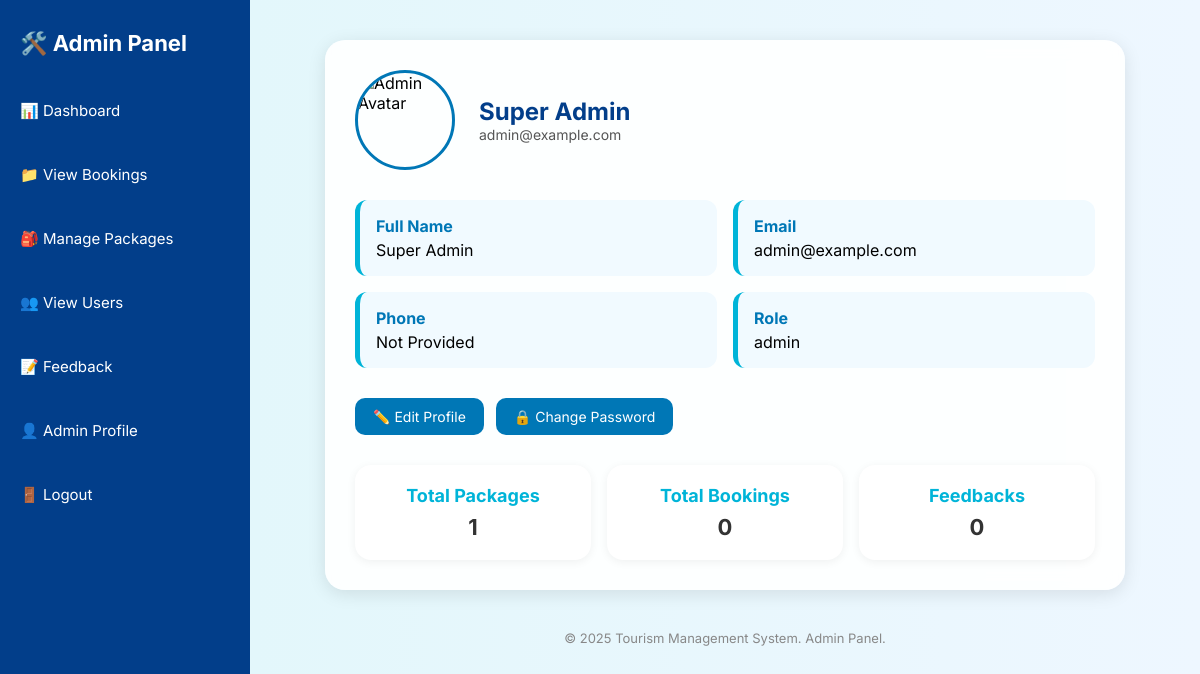
/admin/profile (signed in), run on the app's committed database.
### tables this page shows
CREATE TABLE admin (
        id INTEGER PRIMARY KEY AUTOINCREMENT,
        name TEXT NOT NULL,
        email TEXT UNIQUE NOT NULL,
        password TEXT NOT NULL,
        role TEXT DEFAULT 'admin',
        registration_date TEXT DEFAULT (datetime('now', 'localtime'))
    );

### app.py (the view)
@app.route('/admin/profile')
def admin_profile():
    if session.get('role') != 'admin':
        return redirect(url_for('admin_login'))
    db = get_db()
    admin = db.execute("SELECT * FROM admin WHERE id = ?", (session['admin_id'],)).fetchone()
    total_packages = db.execute("SELECT COUNT(*) FROM packages").fetchone()[0]
    total_bookings = db.execute("SELECT COUNT(*) FROM bookings").fetchone()[0]
    total_feedbacks = db.execute("SELECT COUNT(*) FROM feedback").fetchone()[0]
    stats = {
        'total_packages': total_packages,
        'total_bookings': total_bookings,
        'total_feedbacks': total_feedbacks
    }
    return render_template('admin_profile.html', admin=admin, stats=stats)

### app.py (called while the page is built)
def get_db():
    if 'db' not in g:
        g.db = sqlite3.connect(DATABASE, timeout=10)
        g.db.row_factory = sqlite3.Row
        g.db.execute('PRAGMA foreign_keys = ON')
    return g.db

### templates/admin_profile.html (shortened to what this page needs)
<!DOCTYPE html>
<html lang="en">
<head>
</head>
<body>
  <aside class="sidebar">
    <h2>🛠️ Admin Panel</h2>
    <a href="{{ url_for('admin_dashboard') }}" class="nav-link">📊 Dashboard</a>
    <a href="{{ url_for('all_bookings') }}" class="nav-link">📁 View Bookings</a>
    <a href="{{ url_for('admin_packages') }}" class="nav-link">🎒 Manage Packages</a>
    <a href="{{ url_for('view_users') }}" class="nav-link">👥 View Users</a>
    <a href="{{ url_for('view_feedback') }}" class="nav-link">📝 Feedback</a>
    <a href="{{ url_for('admin_profile') }}" class="nav-link">👤 Admin Profile</a>
    <a href="{{ url_for('logout') }}" class="nav-link">🚪 Logout</a>
  </aside>
  <main class="main-content">
    <div class="profile-card">
      <div class="profile-header">
        <img src="{{ admin.avatar_url or url_for('static', filename='admin_default.png') }}" alt="Admin Avatar">
        <div class="profile-details">
          <h1>{{ admin.name or "Administrator" }}</h1>
          <p>{{ admin.email or "No Email Provided" }}</p>
        </div>
      </div>
      <div class="info-list">
        <div class="info-item">
          <strong>Full Name</strong>
          {{ admin.name or "Administrator" }}
        </div>
        <div class="info-item">
          <strong>Email</strong>
          {{ admin.email or "Not Provided" }}
        </div>
        <div class="info-item">
          <strong>Phone</strong>
          {{ admin.phone or "Not Provided" }}
        </div>
        <div class="info-item">
          <strong>Role</strong>
          {{ admin.role or "Admin" }}
        </div>
      </div>
      <div class="actions">
        <a href="{{ url_for('edit_admin_profile') }}">✏️ Edit Profile</a>
        <a href="{{ url_for('change_password') }}">🔒 Change Password</a>
      </div>
      <div class="stats">
        <div class="stat-box">
          <h3>Total Packages</h3>
          <p>{{ stats.total_packages or 0 }}</p>
        </div>
        <div class="stat-box">
          <h3>Total Bookings</h3>
          <p>{{ stats.total_bookings or 0 }}</p>
        </div>
        <div class="stat-box">
          <h3>Feedbacks</h3>
          <p>{{ stats.total_feedbacks or 0 }}</p>
        </div>
      </div>
    </div>
    <footer>
      &copy; 2025 Tourism Management System. Admin Panel.
    </footer>
  </main>
</body>
</html>

### templates/admin_profile.html (style rules this page uses)
* { box-sizing: border-box; margin: 0; padding: 0; font-family: 'Inter', sans-serif; }
body { display: flex; min-height: 100vh; background: linear-gradient(to right, #e0f7fa, #eef7ff); }
.sidebar { width: 250px; background-color: #023e8a; padding: 30px 20px; color: white; display: flex; flex-direction: column; gap: 25px; }
.sidebar h2 { font-size: 22px; margin-bottom: 10px; }
.nav-link { text-decoration: none; color: white; margin: 10px 0; display: block; font-size: 15px; transition: color 0.3s; }
.main-content { flex: 1; padding: 40px; }
.profile-card { background: rgba(255, 255, 255, 0.9); backdrop-filter: blur(8px); padding: 30px; border-radius: 20px; box-shadow: 0 4px 18px rgba(0,0,0,0.1); max-width: 800px; margin: auto; }
.profile-header { display: flex; align-items: center; gap: 24px; margin-bottom: 30px; }
.profile-header img { width: 100px; height: 100px; border-radius: 50%; object-fit: cover; border: 3px solid #0077b6; }
.profile-details h1 { font-size: 24px; color: #023e8a; }
.profile-details p { font-size: 14px; color: #555; }
.info-list { display: grid; grid-template-columns: repeat(auto-fit, minmax(240px, 1fr)); gap: 16px; margin-bottom: 30px; }
.info-item { background-color: #f1faff; padding: 16px; border-radius: 12px; border-left: 5px solid #00b4d8; }
.info-item strong { display: block; margin-bottom: 4px; color: #0077b6; }
.actions { display: flex; gap: 12px; margin-bottom: 30px; }
.actions a { padding: 10px 18px; border: none; background-color: #0077b6; color: white; border-radius: 10px; font-size: 14px; cursor: pointer; text-decoration: none; display: inline-block; transition: background-color 0.3s; }
.stats { display: grid; grid-template-columns: repeat(auto-fit, minmax(180px, 1fr)); gap: 16px; }
.stat-box { background: white; padding: 20px; border-radius: 16px; box-shadow: 0 2px 10px rgba(0,0,0,0.06); text-align: center; }
.stat-box h3 { color: #00b4d8; font-size: 18px; margin-bottom: 8px; }
.stat-box p { font-size: 22px; font-weight: bold; color: #333; }
footer { margin-top: 40px; text-align: center; font-size: 13px; color: #888; }

### data on the page
admin: name "Super Admin", email "admin@example.com", role "admin"

### other printed values
{{ admin.phone or "Not Provided" }} "Not Provided"
{{ stats.total_packages or 0 }} "1"
{{ stats.total_bookings or 0 }} "0"
{{ stats.total_feedbacks or 0 }} "0"
